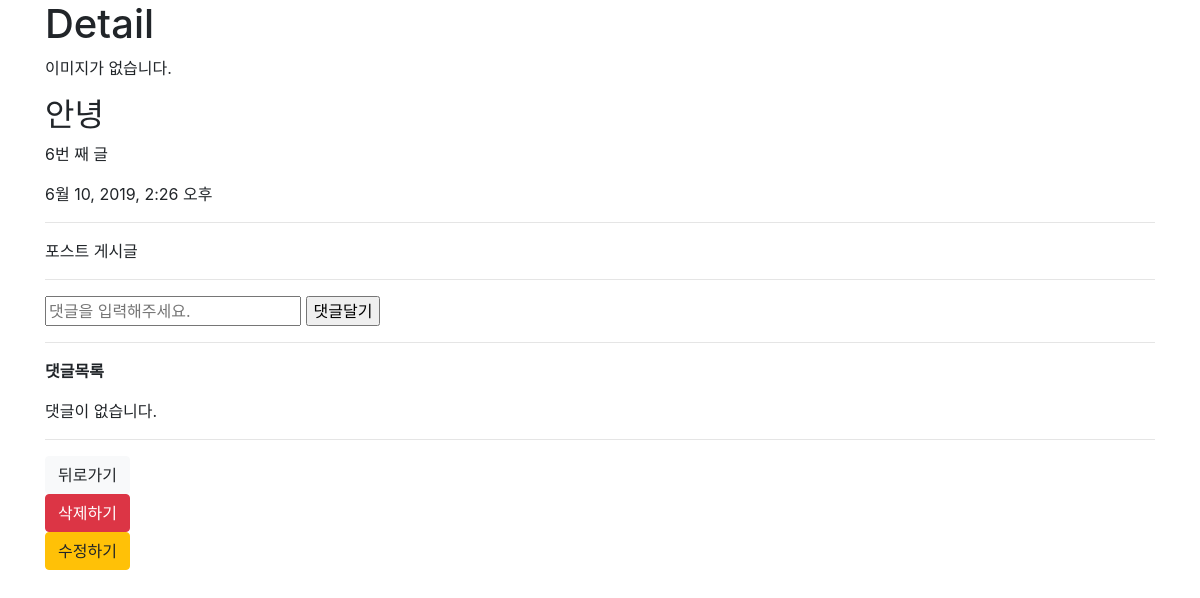
The app's page /boards/6/, older data.
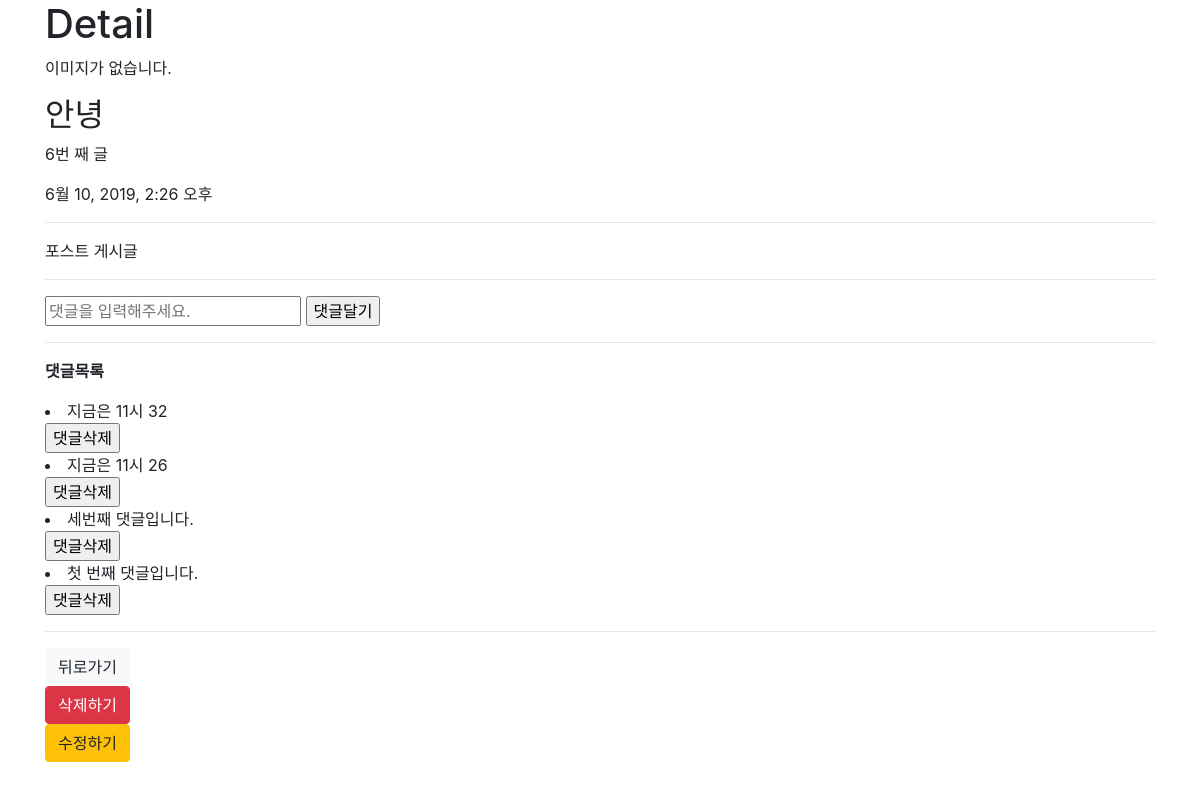
The same page, newer data.
### boards/models.py (models this page shows, shortened)
class Comment(models.Model):
    content = models.TextField()  # 댓글의 내용
    created_at = models.DateTimeField(auto_now_add=True)
    updated_at = models.DateTimeField(auto_now=True)
    board = models.ForeignKey(Board, on_delete=models.CASCADE)

### boards/views.py (the view)
# urls.py: path('<int:board_id>/', views.detail, name='detail'),  # 특정 게시글로 들어가기 /boards/<id>
@require_http_methods(['GET'])
def detail(request, board_id):
    board = get_object_or_404(Board, id=board_id)
    comments = board.comment_set.order_by('-id').all()
    context = {'board': board, 'comments':comments}
    return render(request, 'boards/detail.html', context)

### boards/templates/boards/detail.html (shortened to what this page needs)
{% extends 'boards/base.html' %}
    {% block body %}
    <h1>Detail</h1>
 {% if board.image %}
    <img src="{{ board.image.url }}" alt="{{ board.image.name }}">
{% else %}
<p>이미지가 없습니다.</p>
{% endif %}
    <h2>{{ board.title }}</h2>
    <p>{{ board.id }}번 째 글</p>
    <p>{{ board.created_at}}</p>
<hr />
    <p>{{ board.content }}</p>
<hr />
    <form action="{% url 'boards:comment_create' board.id %}" method="post">
        <input type="text" name="content" placeholder="댓글을 입력해주세요."/>
        <input type="submit" value="댓글달기" />
        <hr/>
    </form>
    <p>
        <b>댓글목록</b>
    </p>
    {% for comment in comments %}
        <li>{{ comment.content }}</li>
        <form action="{% url 'boards:comment_delete' board.id comment.id %}" method="post">
            <input type="submit" value="댓글삭제" />
        </form>
        {% empty %}
        <p>댓글이 없습니다.</p>
    {% endfor %}
<hr>
    <a href="{% url 'boards:index' %}" class = "btn btn-light">뒤로가기</a>
    <form action="{% url 'boards:delete' board.id %}" method="post">
        <input class="btn btn-danger" type="submit" value="삭제하기" />
    </form>
    <a href="{% url 'boards:edit' board.id %}" class="btn btn-warning">수정하기</a>
    {% endblock %}

Row changes from the older to the newer data that the page shows:
added Comment: content "지금은 11시 32"
added Comment: content "지금은 11시 26"
added Comment: content "세번째 댓글입니다."
added Comment: content "첫 번째 댓글입니다."
Text that changed along with them:
text no longer shown: "댓글이 없습니다."
